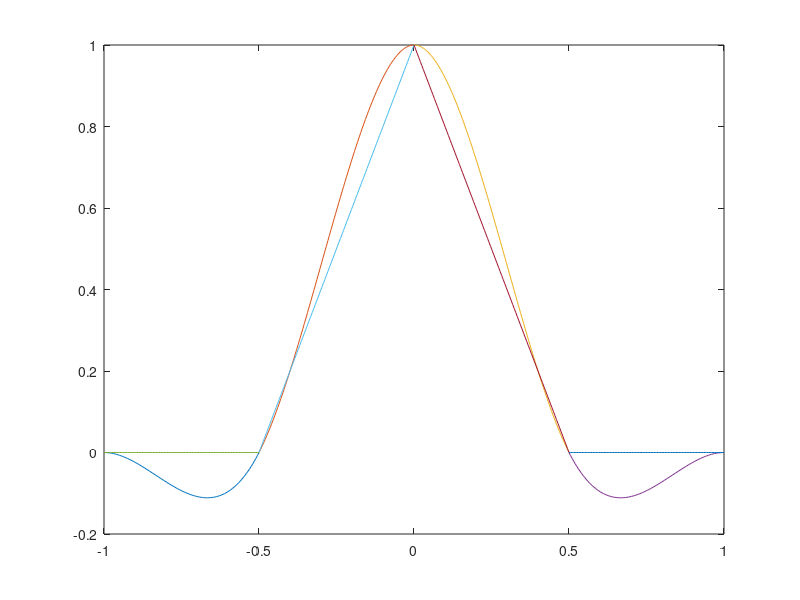

Source code (MATLAB):
clear;
clc;
g0 = @(x) 6*(x+1).^3-3*(x+1).^2;
g1 = @(x) -10*(x+0.5).^3 +6*(x+0.5).^2 +3/2*(x+0.5);
g2 = @(x) 10*x.^3 - 9*x.^2 + 1;
g3 = @(x) -6*(x-0.5).^3 +6*(x-0.5).^2 -3/2*(x-0.5);
x0 = linspace(-1,-0.5);
x1 = linspace(-0.5,0);
x2 = linspace(0,0.5);
x3 = linspace(0.5,1);
plot(x0,g0(x0));
hold on;
plot(x1,g1(x1));
hold on;
plot(x2,g2(x2));
hold on;
plot(x3,g3(x3));
hold on;
g1(-0.5)
g1(0)
p0 = @(x) 0*x;
p1 = @(x) 1+2*x;
p2 = @(x) 1-2*x;
p3 = @(x) 0*x;

plot(x0,p0(x0));
plot(x1,p1(x1));
plot(x2,p2(x2));
plot(x3,p3(x3));